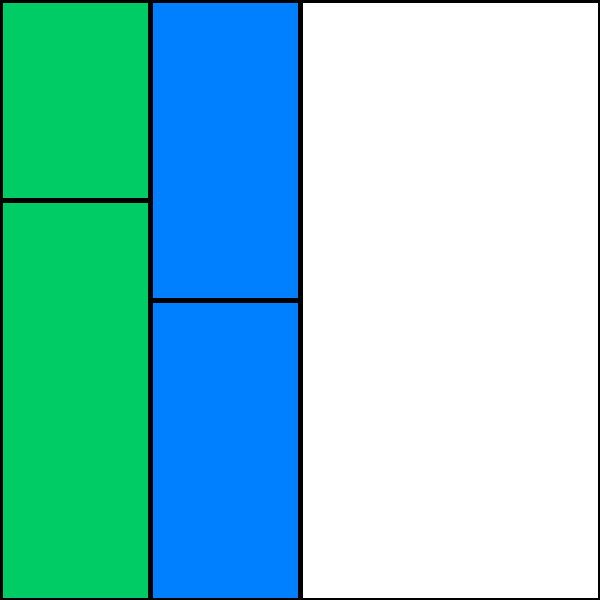
Frame 1 (no input)
Frame 60 (the mouse pressed at the canvas centre just before this capture): identical to frame 1, image omitted
Frame 120 (the mouse held since frame 60 and released just before this capture): identical to frame 1, image omitted

The Processing sketch that drew this single still picture (run headless with seeded random() and noise(); from frame 60 on, the mouse is pressed at the canvas centre):

// Processing sketch: mid_q3_jandres
// ── mid_q3_jandres.pde
void setup(){
  size(600,600);
  stroke(0);
  strokeWeight(5);
  new Rectangle(0,0,0,width,height);
}

void draw(){
//can't put anything in Draw or it will constantly be changing on its own.
}

void keyPressed(){
  background(255);
  new Rectangle(0,0,0,width,height);
}
// ── Rectangle.pde
class Rectangle {   
  int iterations = 5;
  float xPos, yPos, rectWidth, rectHeight; 
 
  Rectangle(int rectDepth, float x, float y, float rectWidth_, float rectHeight_){
    xPos = x;
    yPos = y;
    rectWidth = rectWidth_;
    rectHeight = rectHeight_;
    fill(newColor());
    
    if(rectDepth < iterations ){
      rect(x,y,rectWidth,rectHeight);
      float num=int(random(1,5));  
      if (rectDepth % 2 == 0){
        new Rectangle(rectDepth+1,xPos,yPos,rectWidth/num,rectHeight);
        new Rectangle(rectDepth+1,xPos+(rectWidth/num),yPos,(rectWidth-(rectWidth/num)),rectHeight); 
      }
      else {    
        new Rectangle(rectDepth+1,xPos,yPos,rectWidth,(rectHeight/num));
        new Rectangle(rectDepth+1,xPos,yPos+(rectHeight/num),rectWidth,(rectHeight-(rectHeight/num)));
      }
    }
  }
  
  color BLUE    = color(0,128,255);
  color MAGENTA = color(69,227,255);
  color GREY    = color(192,192,192);
  color YELLOW  = color(255,255,153);
  color GREEN   = color(0,204,102);
  color MAROON  = color(204,0,0);
  color PURPLE  = color(178,102,255);
  color WHITE   = color(255);
  color BLACK   = color(0);
  
  color newColor(){
    float rand = random(1); 
    if (rand > 0 && rand< 0.1) return BLUE;
    else if (rand > 0.1 && rand < 0.2) return MAGENTA;
    else if (rand > 0.2 && rand < 0.3) return GREY;
    else if (rand > 0.3 && rand < 0.4) return GREEN;
    else if (rand > 0.4 && rand < 0.5) return YELLOW;
    else if (rand > 0.5 && rand < 0.6) return GREY; 
    else if (rand > 0.6 && rand > 0.7) return PURPLE;
    else if (rand > 0.6 && rand > 0.7) return MAROON;
    else if (rand > 0.7 && rand > 0.8) return BLACK; 
    else return WHITE;
  }
}
